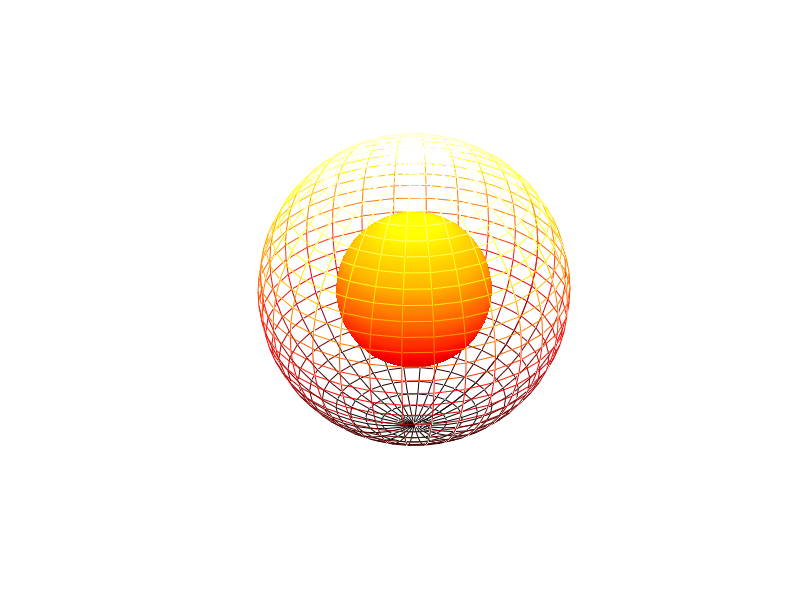

Source code (MATLAB):
% 20130505 XY511 22:45
% AbrahamX @ NWPU
% Just another example on Hidden
[X0, Y0, Z0] = sphere(30);  % Generate those numbers we need
X = 2 * X0;
Y = 2 * Y0;
Z = 2 * Z0;

% Plot
surf(X0, Y0, Z0)  % Plot the sphere
shading interp
hold on
mesh(X, Y, Z)
colormap(hot)
hold off
hidden off
axis equal
axis off



% Comment: Well, as with graphing and data processing, there is 
% a lot you can do, with MATLAB. Math works, Beauty works.

% Comment: Have to take a jogging tonight, for my health. For a 
% better future of P.R.China.
